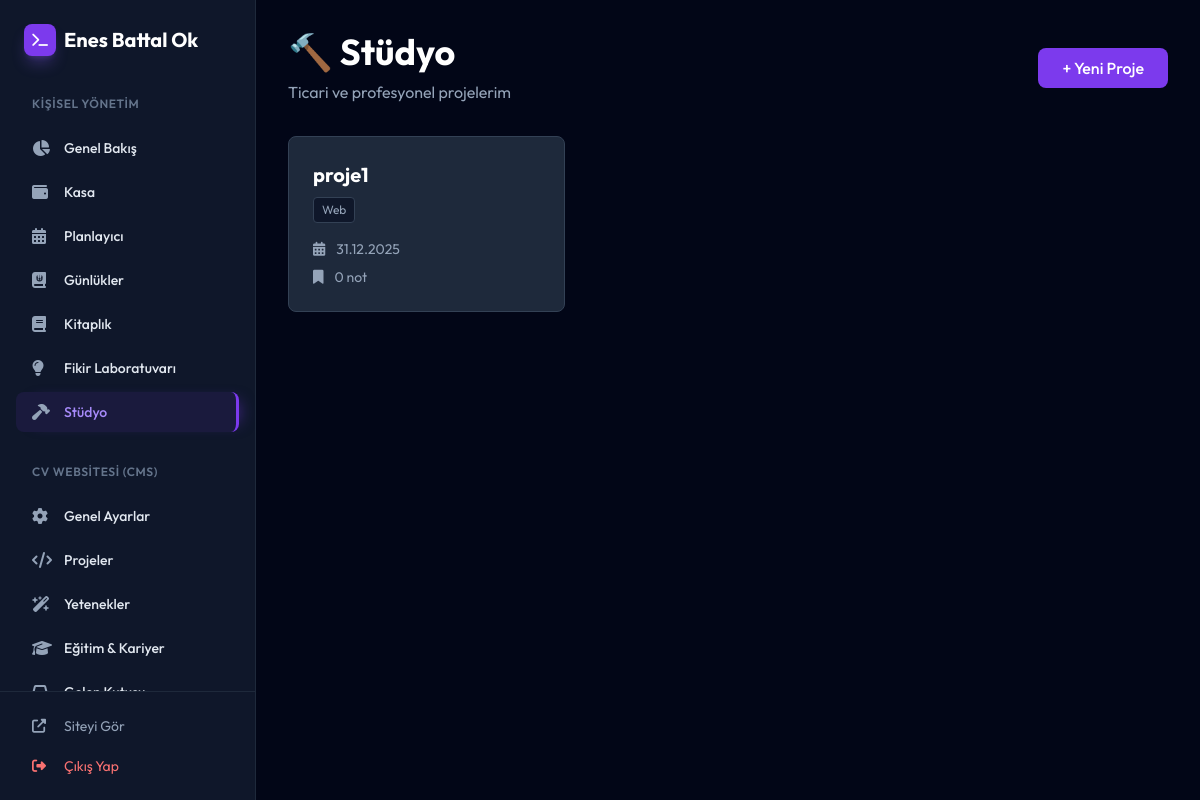
The page /admin/studio (signed in) on the database its author committed.
### models.py (models this page shows)
class StudioProject(db.Model):
    id = db.Column(db.Integer, primary_key=True)
    name = db.Column(db.String(200), nullable=False)
    category = db.Column(db.String(100), nullable=False) # 'Web', 'Mobil', 'IoT', 'Masaüstü' vb.
    secure_data = db.Column(db.Text, default='') # Şifreler, API keyleri, notlar
    olusturma_tarihi = db.Column(db.DateTime, default=datetime.utcnow)
    work_logs = db.relationship('StudioWorkLog', backref=db.backref('proje', lazy=True), cascade='all, delete-orphan')

### main.py (the view)
    @app.route('/admin/studio')
    @login_required
    def admin_studio():
        projeler = StudioProject.query.order_by(StudioProject.olusturma_tarihi.desc()).all()
        return render_template('studio.html', projeler=projeler)

### templates/studio.html (shortened to what this page needs)
{% extends "admin_base.html" %}
{% block content %}
<div class="mb-8">
    <div class="flex justify-between items-center mb-8">
        <div>
            <h1 class="text-4xl font-bold text-white mb-2">🔨 Stüdyo</h1>
            <p class="text-slate-400">Ticari ve profesyonel projelerim</p>
        </div>
        <button onclick="openAddProjectModal()" class="bg-violet-600 hover:bg-violet-700 text-white px-6 py-2 rounded-lg font-medium transition-all">
            + Yeni Proje
        </button>
    </div>
    <div class="grid grid-cols-1 md:grid-cols-2 lg:grid-cols-3 gap-6">
        {% for proje in projeler %}
        <div class="group relative bg-slate-800 border border-slate-700 rounded-lg p-6 hover:border-violet-500 hover:shadow-lg hover:shadow-violet-500/20 transition-all">
            <a href="/admin/studio/{{ proje.id }}" class="block">
                <div class="flex items-start justify-between mb-4">
                    <div>
                        <h3 class="text-xl font-bold text-white">{{ proje.name }}</h3>
                        <span class="text-xs text-slate-400 mt-2 inline-block px-2 py-1 bg-slate-900 rounded border border-slate-700">{{ proje.category }}</span>
                    </div>
                </div>
                <p class="text-sm text-slate-400">
                    <i class="fas fa-calendar-alt mr-2"></i>
                    {{ proje.olusturma_tarihi.strftime('%d.%m.%Y') }}
                </p>
                <p class="text-sm text-slate-400 mt-2">
                    <i class="fas fa-bookmark mr-2"></i>
                    {{ proje.work_logs|length }} not
                </p>
            </a>
        </div>
        {% else %}
        <div class="col-span-full text-center py-12">
            <p class="text-slate-400 text-lg">Henüz proje eklenmedi. Başlamak için yukarıdaki butona tıkla.</p>
        </div>
        {% endfor %}
    </div>
</div>
{% endblock %}

### templates/admin_base.html (style rules this page uses)
body { font-family: 'Outfit', sans-serif; }

### rows shown on the page
StudioProject: name "proje1", category "Web", olusturma_tarihi "31.12.2025", work_logs|length "0"
